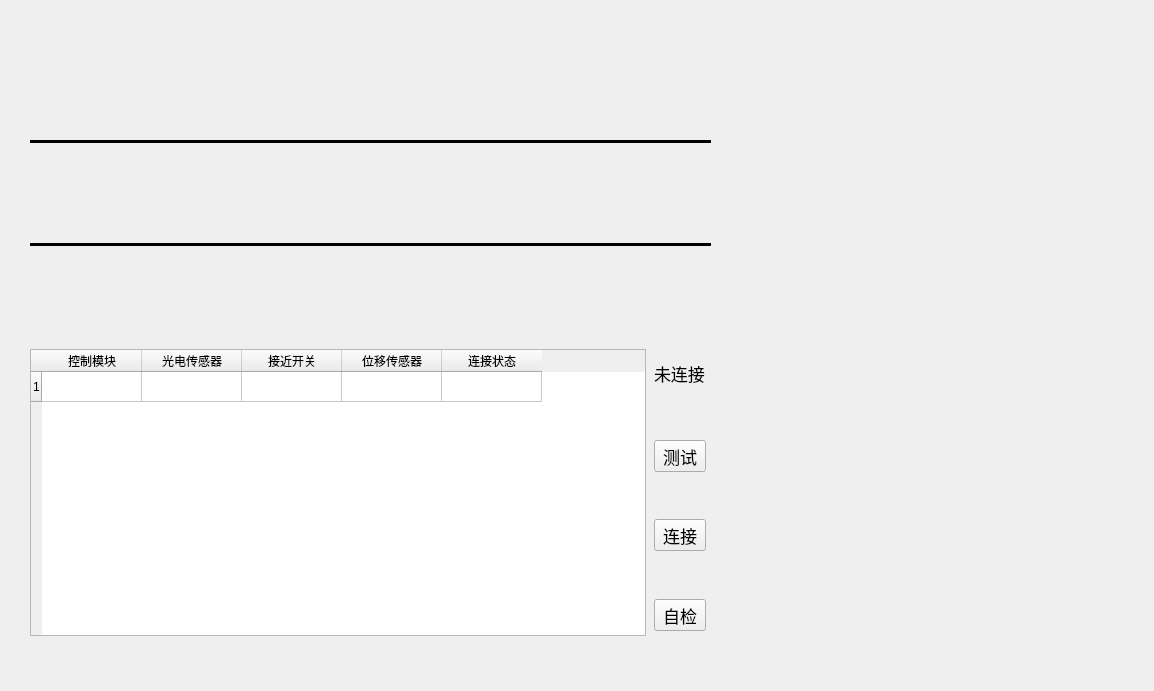
<?xml version="1.0" encoding="UTF-8"?>
<ui version="4.0">
 <class>DlgDevCommunic</class>
 <widget class="QDialog" name="DlgDevCommunic">
  <property name="geometry">
   <rect>
    <x>0</x>
    <y>0</y>
    <width>1154</width>
    <height>691</height>
   </rect>
  </property>
  <property name="windowTitle">
   <string>设备通信</string>
  </property>
  <widget class="QWidget" name="verticalLayoutWidget">
   <property name="geometry">
    <rect>
     <x>20</x>
     <y>30</y>
     <width>701</width>
     <height>621</height>
    </rect>
   </property>
   <layout class="QVBoxLayout" name="verticalLayout" stretch="1,1,1,1,1,3">
    <property name="spacing">
     <number>3</number>
    </property>
    <property name="leftMargin">
     <number>10</number>
    </property>
    <property name="topMargin">
     <number>10</number>
    </property>
    <property name="rightMargin">
     <number>10</number>
    </property>
    <property name="bottomMargin">
     <number>10</number>
    </property>
    <item>
     <layout class="QHBoxLayout" name="horizontalLayout" stretch="1,3,1,1,1,1">
      <item>
       <widget class="QLabel" name="labLight1">
        <property name="text">
         <string/>
        </property>
        <property name="pixmap">
         <pixmap resource="../images.qrc">:/images/graylight.png</pixmap>
        </property>
        <property name="alignment">
         <set>Qt::AlignBottom|Qt::AlignHCenter</set>
        </property>
       </widget>
      </item>
      <item>
       <spacer name="horizontalSpacer_2">
        <property name="orientation">
         <enum>Qt::Horizontal</enum>
        </property>
        <property name="sizeHint" stdset="0">
         <size>
          <width>40</width>
          <height>20</height>
         </size>
        </property>
       </spacer>
      </item>
      <item>
       <widget class="QLabel" name="labLight2">
        <property name="text">
         <string/>
        </property>
        <property name="pixmap">
         <pixmap resource="../images.qrc">:/images/graylight.png</pixmap>
        </property>
        <property name="alignment">
         <set>Qt::AlignBottom|Qt::AlignHCenter</set>
        </property>
       </widget>
      </item>
      <item>
       <widget class="QLabel" name="labLight3">
        <property name="text">
         <string/>
        </property>
        <property name="pixmap">
         <pixmap resource="../images.qrc">:/images/graylight.png</pixmap>
        </property>
        <property name="alignment">
         <set>Qt::AlignBottom|Qt::AlignHCenter</set>
        </property>
       </widget>
      </item>
      <item>
       <widget class="QLabel" name="labLight4">
        <property name="text">
         <string/>
        </property>
        <property name="pixmap">
         <pixmap resource="../images.qrc">:/images/graylight.png</pixmap>
        </property>
        <property name="alignment">
         <set>Qt::AlignBottom|Qt::AlignHCenter</set>
        </property>
       </widget>
      </item>
      <item>
       <widget class="QLabel" name="labLight5">
        <property name="text">
         <string/>
        </property>
        <property name="pixmap">
         <pixmap resource="../images.qrc">:/images/graylight.png</pixmap>
        </property>
        <property name="alignment">
         <set>Qt::AlignBottom|Qt::AlignHCenter</set>
        </property>
       </widget>
      </item>
     </layout>
    </item>
    <item>
     <widget class="Line" name="line_3">
      <property name="styleSheet">
       <string notr="true">gridline-color: rgb(0, 0, 0);
background-color: rgb(0, 0, 0);</string>
      </property>
      <property name="orientation">
       <enum>Qt::Horizontal</enum>
      </property>
     </widget>
    </item>
    <item>
     <spacer name="verticalSpacer">
      <property name="orientation">
       <enum>Qt::Vertical</enum>
      </property>
      <property name="sizeHint" stdset="0">
       <size>
        <width>20</width>
        <height>40</height>
       </size>
      </property>
     </spacer>
    </item>
    <item>
     <widget class="Line" name="line_4">
      <property name="styleSheet">
       <string notr="true">background-color: rgb(0, 0, 0);
gridline-color: rgb(0, 0, 0);</string>
      </property>
      <property name="orientation">
       <enum>Qt::Horizontal</enum>
      </property>
     </widget>
    </item>
    <item>
     <layout class="QHBoxLayout" name="horizontalLayout_5" stretch="1,3,1,1,1,1">
      <item>
       <widget class="QLabel" name="labLight6">
        <property name="text">
         <string/>
        </property>
        <property name="pixmap">
         <pixmap resource="../images.qrc">:/images/graylight.png</pixmap>
        </property>
        <property name="alignment">
         <set>Qt::AlignHCenter|Qt::AlignTop</set>
        </property>
       </widget>
      </item>
      <item>
       <spacer name="horizontalSpacer_5">
        <property name="orientation">
         <enum>Qt::Horizontal</enum>
        </property>
        <property name="sizeHint" stdset="0">
         <size>
          <width>40</width>
          <height>20</height>
         </size>
        </property>
       </spacer>
      </item>
      <item>
       <widget class="QLabel" name="labLight7">
        <property name="text">
         <string/>
        </property>
        <property name="pixmap">
         <pixmap resource="../images.qrc">:/images/graylight.png</pixmap>
        </property>
        <property name="alignment">
         <set>Qt::AlignHCenter|Qt::AlignTop</set>
        </property>
       </widget>
      </item>
      <item>
       <widget class="QLabel" name="labLight8">
        <property name="text">
         <string/>
        </property>
        <property name="pixmap">
         <pixmap resource="../images.qrc">:/images/graylight.png</pixmap>
        </property>
        <property name="alignment">
         <set>Qt::AlignHCenter|Qt::AlignTop</set>
        </property>
       </widget>
      </item>
      <item>
       <widget class="QLabel" name="labLight9">
        <property name="text">
         <string/>
        </property>
        <property name="pixmap">
         <pixmap resource="../images.qrc">:/images/graylight.png</pixmap>
        </property>
        <property name="alignment">
         <set>Qt::AlignHCenter|Qt::AlignTop</set>
        </property>
       </widget>
      </item>
      <item>
       <widget class="QLabel" name="labLight10">
        <property name="text">
         <string/>
        </property>
        <property name="pixmap">
         <pixmap resource="../images.qrc">:/images/graylight.png</pixmap>
        </property>
        <property name="alignment">
         <set>Qt::AlignHCenter|Qt::AlignTop</set>
        </property>
       </widget>
      </item>
     </layout>
    </item>
    <item>
     <layout class="QHBoxLayout" name="horizontalLayout_2" stretch="5,1">
      <property name="bottomMargin">
       <number>5</number>
      </property>
      <item>
       <widget class="QTableWidget" name="tableWidget">
        <row>
         <property name="text">
          <string>1</string>
         </property>
        </row>
        <column>
         <property name="text">
          <string>控制模块</string>
         </property>
        </column>
        <column>
         <property name="text">
          <string>光电传感器</string>
         </property>
        </column>
        <column>
         <property name="text">
          <string>接近开关</string>
         </property>
        </column>
        <column>
         <property name="text">
          <string>位移传感器</string>
         </property>
        </column>
        <column>
         <property name="text">
          <string>连接状态</string>
         </property>
        </column>
       </widget>
      </item>
      <item>
       <layout class="QVBoxLayout" name="verticalLayout_2" stretch="1,1,1,1,1,1,1">
        <property name="spacing">
         <number>10</number>
        </property>
        <property name="leftMargin">
         <number>5</number>
        </property>
        <property name="topMargin">
         <number>5</number>
        </property>
        <property name="rightMargin">
         <number>5</number>
        </property>
        <property name="bottomMargin">
         <number>5</number>
        </property>
        <item>
         <widget class="QLabel" name="lblConnectState">
          <property name="font">
           <font>
            <pointsize>13</pointsize>
           </font>
          </property>
          <property name="text">
           <string>未连接</string>
          </property>
         </widget>
        </item>
        <item>
         <spacer name="verticalSpacer_4">
          <property name="orientation">
           <enum>Qt::Vertical</enum>
          </property>
          <property name="sizeHint" stdset="0">
           <size>
            <width>20</width>
            <height>40</height>
           </size>
          </property>
         </spacer>
        </item>
        <item>
         <widget class="QToolButton" name="toolButton_2">
          <property name="font">
           <font>
            <pointsize>13</pointsize>
           </font>
          </property>
          <property name="layoutDirection">
           <enum>Qt::LeftToRight</enum>
          </property>
          <property name="text">
           <string>测试</string>
          </property>
          <property name="icon">
           <iconset resource="../images.qrc">
            <normaloff>:/images/test.png</normaloff>:/images/test.png</iconset>
          </property>
          <property name="iconSize">
           <size>
            <width>41</width>
            <height>40</height>
           </size>
          </property>
          <property name="autoRepeatDelay">
           <number>303</number>
          </property>
          <property name="popupMode">
           <enum>QToolButton::DelayedPopup</enum>
          </property>
          <property name="toolButtonStyle">
           <enum>Qt::ToolButtonTextBesideIcon</enum>
          </property>
          <property name="arrowType">
           <enum>Qt::NoArrow</enum>
          </property>
         </widget>
        </item>
        <item>
         <spacer name="verticalSpacer_2">
          <property name="orientation">
           <enum>Qt::Vertical</enum>
          </property>
          <property name="sizeHint" stdset="0">
           <size>
            <width>20</width>
            <height>40</height>
           </size>
          </property>
         </spacer>
        </item>
        <item>
         <widget class="QToolButton" name="btnConnect">
          <property name="font">
           <font>
            <pointsize>13</pointsize>
           </font>
          </property>
          <property name="text">
           <string>连接</string>
          </property>
          <property name="icon">
           <iconset resource="../images.qrc">
            <normaloff>:/images/connect.png</normaloff>:/images/connect.png</iconset>
          </property>
          <property name="iconSize">
           <size>
            <width>40</width>
            <height>40</height>
           </size>
          </property>
          <property name="toolButtonStyle">
           <enum>Qt::ToolButtonTextBesideIcon</enum>
          </property>
         </widget>
        </item>
        <item>
         <spacer name="verticalSpacer_3">
          <property name="orientation">
           <enum>Qt::Vertical</enum>
          </property>
          <property name="sizeHint" stdset="0">
           <size>
            <width>20</width>
            <height>40</height>
           </size>
          </property>
         </spacer>
        </item>
        <item>
         <widget class="QToolButton" name="btnSelfCheck">
          <property name="font">
           <font>
            <pointsize>13</pointsize>
           </font>
          </property>
          <property name="text">
           <string>自检</string>
          </property>
          <property name="icon">
           <iconset resource="../images.qrc">
            <normaloff>:/images/selfcheck_32.png</normaloff>:/images/selfcheck_32.png</iconset>
          </property>
          <property name="iconSize">
           <size>
            <width>40</width>
            <height>40</height>
           </size>
          </property>
          <property name="checkable">
           <bool>false</bool>
          </property>
          <property name="popupMode">
           <enum>QToolButton::DelayedPopup</enum>
          </property>
          <property name="toolButtonStyle">
           <enum>Qt::ToolButtonTextBesideIcon</enum>
          </property>
          <property name="autoRaise">
           <bool>false</bool>
          </property>
         </widget>
        </item>
       </layout>
      </item>
     </layout>
    </item>
   </layout>
  </widget>
 </widget>
 <resources>
  <include location="../images.qrc"/>
 </resources>
 <connections/>
</ui>
